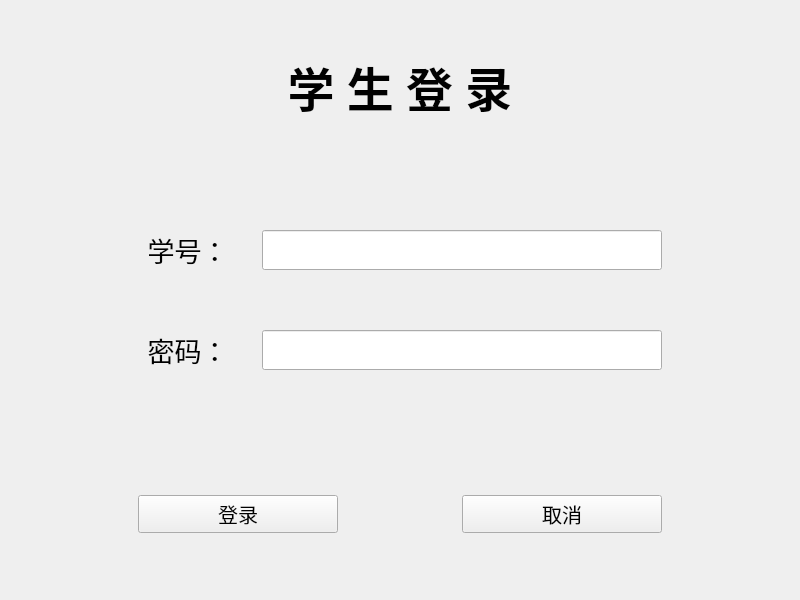
<?xml version="1.0" encoding="UTF-8"?>
<ui version="4.0">
 <class>LogInWidget</class>
 <widget class="QWidget" name="LogInWidget">
  <property name="enabled">
   <bool>true</bool>
  </property>
  <property name="geometry">
   <rect>
    <x>0</x>
    <y>0</y>
    <width>800</width>
    <height>600</height>
   </rect>
  </property>
  <property name="minimumSize">
   <size>
    <width>800</width>
    <height>600</height>
   </size>
  </property>
  <property name="maximumSize">
   <size>
    <width>800</width>
    <height>600</height>
   </size>
  </property>
  <property name="windowTitle">
   <string>Form</string>
  </property>
  <layout class="QVBoxLayout" name="verticalLayout">
   <item>
    <widget class="QWidget" name="widget_2" native="true">
     <property name="maximumSize">
      <size>
       <width>16777215</width>
       <height>150</height>
      </size>
     </property>
     <property name="layoutDirection">
      <enum>Qt::RightToLeft</enum>
     </property>
     <layout class="QVBoxLayout" name="verticalLayout_2">
      <item>
       <widget class="QLabel" name="label_3">
        <property name="maximumSize">
         <size>
          <width>16777215</width>
          <height>16777215</height>
         </size>
        </property>
        <property name="font">
         <font>
          <family>宋体</family>
          <pointsize>35</pointsize>
          <bold>true</bold>
         </font>
        </property>
        <property name="text">
         <string>学 生 登 录</string>
        </property>
        <property name="alignment">
         <set>Qt::AlignCenter</set>
        </property>
       </widget>
      </item>
     </layout>
    </widget>
   </item>
   <item>
    <widget class="QWidget" name="widget" native="true">
     <layout class="QGridLayout" name="gridLayout">
      <item row="3" column="1">
       <widget class="QLabel" name="label_2">
        <property name="minimumSize">
         <size>
          <width>2</width>
          <height>0</height>
         </size>
        </property>
        <property name="maximumSize">
         <size>
          <width>100</width>
          <height>16777215</height>
         </size>
        </property>
        <property name="font">
         <font>
          <family>宋体</family>
          <pointsize>20</pointsize>
         </font>
        </property>
        <property name="text">
         <string>密码：</string>
        </property>
        <property name="alignment">
         <set>Qt::AlignCenter</set>
        </property>
       </widget>
      </item>
      <item row="2" column="1">
       <widget class="QLabel" name="label">
        <property name="maximumSize">
         <size>
          <width>100</width>
          <height>16777215</height>
         </size>
        </property>
        <property name="font">
         <font>
          <family>宋体</family>
          <pointsize>20</pointsize>
         </font>
        </property>
        <property name="text">
         <string>学号：</string>
        </property>
        <property name="alignment">
         <set>Qt::AlignCenter</set>
        </property>
       </widget>
      </item>
      <item row="3" column="2">
       <widget class="QLineEdit" name="lineEdit_2">
        <property name="minimumSize">
         <size>
          <width>300</width>
          <height>40</height>
         </size>
        </property>
        <property name="maximumSize">
         <size>
          <width>400</width>
          <height>16777215</height>
         </size>
        </property>
        <property name="font">
         <font>
          <pointsize>15</pointsize>
         </font>
        </property>
        <property name="echoMode">
         <enum>QLineEdit::Password</enum>
        </property>
       </widget>
      </item>
      <item row="2" column="2">
       <widget class="QLineEdit" name="lineEdit">
        <property name="minimumSize">
         <size>
          <width>300</width>
          <height>40</height>
         </size>
        </property>
        <property name="maximumSize">
         <size>
          <width>400</width>
          <height>16777215</height>
         </size>
        </property>
        <property name="font">
         <font>
          <pointsize>15</pointsize>
         </font>
        </property>
       </widget>
      </item>
      <item row="2" column="3">
       <spacer name="horizontalSpacer_5">
        <property name="orientation">
         <enum>Qt::Horizontal</enum>
        </property>
        <property name="sizeType">
         <enum>QSizePolicy::Preferred</enum>
        </property>
        <property name="sizeHint" stdset="0">
         <size>
          <width>100</width>
          <height>20</height>
         </size>
        </property>
       </spacer>
      </item>
      <item row="2" column="0">
       <spacer name="horizontalSpacer_4">
        <property name="orientation">
         <enum>Qt::Horizontal</enum>
        </property>
        <property name="sizeType">
         <enum>QSizePolicy::Preferred</enum>
        </property>
        <property name="sizeHint" stdset="0">
         <size>
          <width>100</width>
          <height>20</height>
         </size>
        </property>
       </spacer>
      </item>
     </layout>
    </widget>
   </item>
   <item>
    <widget class="QWidget" name="widget_3" native="true">
     <property name="maximumSize">
      <size>
       <width>16777215</width>
       <height>150</height>
      </size>
     </property>
     <property name="font">
      <font>
       <pointsize>10</pointsize>
      </font>
     </property>
     <layout class="QHBoxLayout" name="horizontalLayout">
      <item>
       <spacer name="horizontalSpacer">
        <property name="orientation">
         <enum>Qt::Horizontal</enum>
        </property>
        <property name="sizeType">
         <enum>QSizePolicy::Preferred</enum>
        </property>
        <property name="sizeHint" stdset="0">
         <size>
          <width>100</width>
          <height>20</height>
         </size>
        </property>
       </spacer>
      </item>
      <item>
       <widget class="myPushButton" name="pushButton">
        <property name="maximumSize">
         <size>
          <width>200</width>
          <height>16777215</height>
         </size>
        </property>
        <property name="font">
         <font>
          <family>宋体</family>
          <pointsize>15</pointsize>
         </font>
        </property>
        <property name="text">
         <string>登录</string>
        </property>
       </widget>
      </item>
      <item>
       <spacer name="horizontalSpacer_3">
        <property name="orientation">
         <enum>Qt::Horizontal</enum>
        </property>
        <property name="sizeType">
         <enum>QSizePolicy::Preferred</enum>
        </property>
        <property name="sizeHint" stdset="0">
         <size>
          <width>100</width>
          <height>20</height>
         </size>
        </property>
       </spacer>
      </item>
      <item>
       <widget class="myPushButton" name="pushButton_2">
        <property name="maximumSize">
         <size>
          <width>200</width>
          <height>16777215</height>
         </size>
        </property>
        <property name="font">
         <font>
          <family>宋体</family>
          <pointsize>15</pointsize>
         </font>
        </property>
        <property name="text">
         <string>取消</string>
        </property>
       </widget>
      </item>
      <item>
       <spacer name="horizontalSpacer_2">
        <property name="orientation">
         <enum>Qt::Horizontal</enum>
        </property>
        <property name="sizeType">
         <enum>QSizePolicy::Preferred</enum>
        </property>
        <property name="sizeHint" stdset="0">
         <size>
          <width>100</width>
          <height>20</height>
         </size>
        </property>
       </spacer>
      </item>
     </layout>
    </widget>
   </item>
  </layout>
 </widget>
 <customwidgets>
  <customwidget>
   <class>myPushButton</class>
   <extends>QPushButton</extends>
   <header>mypushbutton.h</header>
  </customwidget>
 </customwidgets>
 <resources/>
 <connections/>
</ui>
